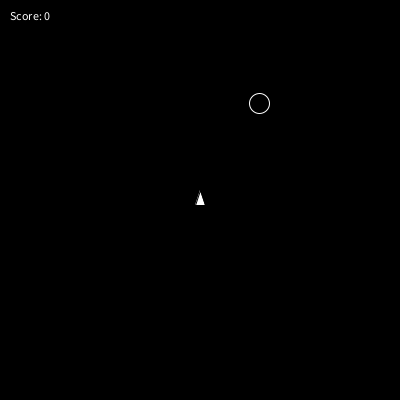
Frame 1 (no input)
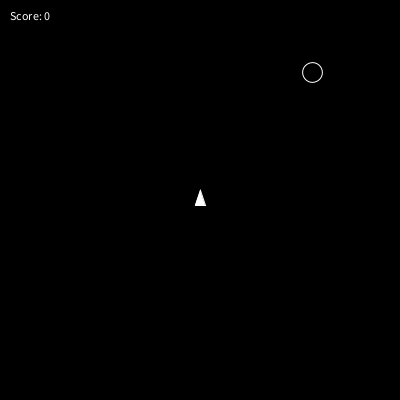
Frame 60 (the mouse pressed at the canvas centre just before this capture)
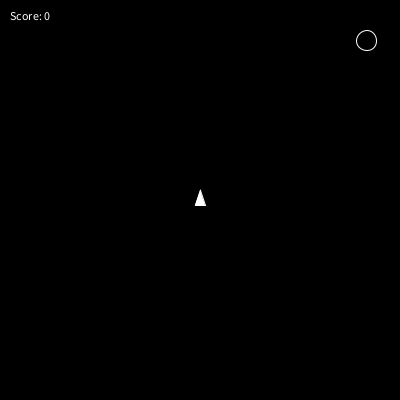
Frame 120 (the mouse held since frame 60 and released just before this capture)

The Processing sketch that drew these frames (run headless with seeded random() and noise(); from frame 60 on, the mouse is pressed at the canvas centre):

// Processing sketch: sketch_FaultyAsteroids
// ── sketch_FaultyAsteroids.pde
float shipX, shipY, shipAngle;
boolean thrusting = false;
float shipSpeedX, shipSpeedY;
float bulletX, bulletY;
boolean bulletActive = false;
float bulletSpeedX, bulletSpeedY;
float asteroidX, asteroidY;
float asteroidSpeedX, asteroidSpeedY;
float asteroidAngle, asteroidRotation;
boolean gameover = false;
int score = 0;

void setup() {
  size(400, 400);
  shipX = width/2;
  shipY = height/2;
  asteroidX = random(width);
  asteroidY = random(height);
  asteroidSpeedX = random(-1, 1);
  asteroidSpeedY = random(-1, 1);
  asteroidAngle = random(TWO_PI);
  asteroidRotation = random(-0.05, 0.05);
}

void draw() {
  background(0);
  if (!gameover) {
    updateShip();
    updateBullet();
    updateAsteroid();
    checkCollisions();
  }
  drawShip();
  if (bulletActive) drawBullet();
  drawAsteroid();
  fill(255);
  text("Score: " + score, 10, 20);
  if (gameover) {
    text("GAME OVER", width/2, height/2);
  }
}

void updateShip() {
  if (thrusting) {
    float forceX = cos(shipAngle) * 0.1;
    float forceY = sin(shipAngle) * 0.1;
    shipSpeedX += forceX;
    shipSpeedY += forceY;
  }
  shipX += shipSpeedX;
  shipY += shipSpeedY;
  if (shipX > width) shipX = 0;
  if (shipX < 0) shipX = width;
  if (shipY > height) shipY = 0;
  if (shipY < 0) shipY = height;
}

void updateBullet() {
  if (bulletActive) {
    bulletX += bulletSpeedX;
    bulletY += bulletSpeedY;
    if (bulletX < 0 || bulletX > width || bulletY < 0 || bulletY > height) {
      bulletActive = false;
    }
  }
}

void updateAsteroid() {
  asteroidX += asteroidSpeedX;
  asteroidY += asteroidSpeedY;
  asteroidAngle += asteroidRotation;
  if (asteroidX < 0) asteroidX = width;
  if (asteroidX > width) asteroidX = 0;
  if (asteroidY < 0) asteroidY = height;
  if (asteroidY > height) asteroidY = 0;
}

void drawShip() {
  pushMatrix();
  translate(shipX, shipY);
  rotate(shipAngle);
  fill(255);
  triangle(0, -10, -5, 5, 5, 5);
  if (thrusting) {
    fill(255, 0, 0);
    triangle(0, 6, -2, 14, 2, 14);
  }
  popMatrix();
}

void drawBullet() {
  ellipse(bulletX, bulletY, 5, 5);
}

void drawAsteroid() {
  pushMatrix();
  translate(asteroidX, asteroidY);
  rotate(asteroidAngle);
  noFill();
  stroke(255);
  ellipse(0, 0, 20, 20);
  popMatrix();
}

void keyPressed() {
  if (key == ' ') {
    bulletActive = true;
    bulletX = shipX;
    bulletY = shipY;
    bulletSpeedX = cos(shipAngle) * 5;
    bulletSpeedY = sin(shipAngle) * 5;
  }
  if (keyCode == UP) {
    thrusting = true;
  }
  if (keyCode == LEFT) {
    shipAngle -= 0.1;
  }
  if (keyCode == RIGHT) {
    shipAngle += 0.1;
  }
}

void keyReleased() {
  if (keyCode == UP) {
    thrusting = false;
  }
}

void checkCollisions() {
  float d = dist(bulletX, bulletY, asteroidX, asteroidY);
  if (d < 20) {
    score++;
    asteroidX = random(width);
    asteroidY = random(height);
    asteroidSpeedX = random(-1, 1);
    asteroidSpeedY = random(-1, 1);
    asteroidAngle = random(TWO_PI);
    asteroidRotation = random(-0.05, 0.05);
  }
}
